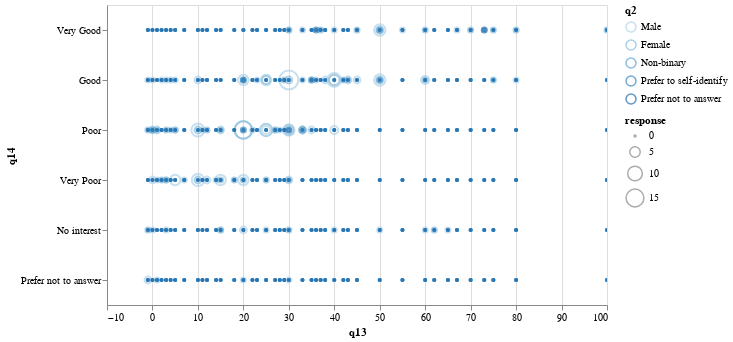

Notebook cell for this chart:
### Code cell
# import math
# grouped["size"] = grouped["response"].apply(math.sqrt)

alt.Chart(grouped).mark_point().encode(
    alt.X(y),
    alt.Y(z),
    alt.Color(x),
    alt.Size("response"),
    # alt.Size("size").title(""),
    tooltip=[y, z, "response"],
).properties(
    width=500,
    height=300,
).interactive()

### Figure 1 — Vega-Lite specification as saved in the notebook (floating-point values rounded to 4 significant figures; data arrays with more than 128 entries replaced by an {"elided": "..."} marker saying what was removed)
{"config": {"view": {"continuousWidth": 300, "continuousHeight": 300}}, "data": {"name": "data-c4df0514a8930b70ec90f15ec6471f97"}, "mark": {"type": "point"}, "encoding": {"color": {"field": "q2", "sort": ["Male", "Female", "Non-binary", "Prefer to self-identify", "Prefer not to answer"], "type": "ordinal"}, "size": {"field": "response", "type": "quantitative"}, "tooltip": [{"field": "q13", "type": "quantitative"}, {"field": "q14", "type": "ordinal"}, {"field": "response", "type": "quantitative"}], "x": {"field": "q13", "type": "quantitative"}, "y": {"field": "q14", "sort": ["Very Good", "Good", "Poor", "Very Poor", "No interest", "Prefer not to answer"], "type": "ordinal"}}, "height": 300, "params": [{"name": "param_1", "select": {"type": "interval", "encodings": ["x", "y"]}, "bind": "scales"}], "width": 500, "$schema": "https://vega.github.io/schema/vega-lite/v5.8.0.json", "datasets": {"data-c4df0514a8930b70ec90f15ec6471f97": {"elided": "1260 records"}}}
